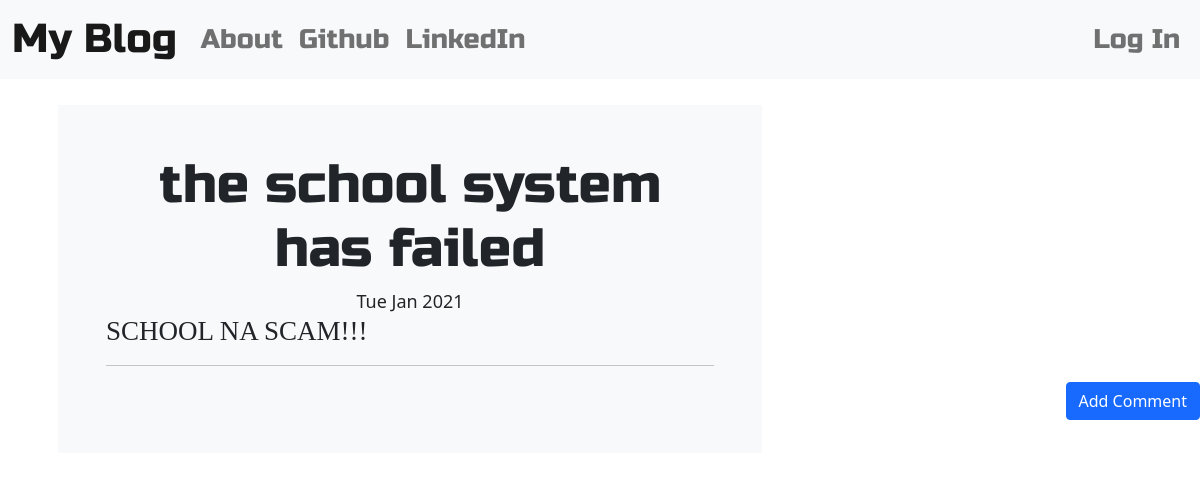
The app's page /post/1/ with its own data.
### blog/models.py (models this page shows, shortened)
class Post(models.Model):
    author = models.ForeignKey("auth.User", on_delete=models.CASCADE)
    title = models.CharField(max_length=200)
    text = models.TextField()
    create_date = models.DateTimeField(default=timezone.now())
    published_date = models.DateTimeField(blank=True, null=True)

### blog/views.py (the view)
# urls.py: path('post/<int:pk>/', views.PostDetailView.as_view(), name='post_detail'),
class PostDetailView(DetailView):
    model = Post

### blog/templates/blog/post_detail.html (shortened to what this page needs)
{% extends 'blog/base.html' %}
{% block content %}
<div class="bg-light p-5 rounded-lg m-3">
  <h1 class="posttitle loader">{{post.title}}</h1>
      {% if post.published_date %}
  <div class="date postdate">
      {{ post.published_date|date:"D M Y" }}
  </div>
      {% else %}
  <a class="btn btn-primary" href="{% url 'post_publish' pk=post.pk %}">Publish</a>
      {% endif %}
  <p class="postcontent">{{ post.text|safe|linebreaksbr }}</p>
  <hr>
  <a class="btn btn-primary btn-comment" href="{% url 'add_comment_to_post' pk=post.pk %}">Add Comment</a>
  <div class="container">
      {% for comment in post.comments.all %}
      <br>
      {% empty %}
      <p>No comments</p>
      {% endfor %}
  </div>
</div>
{% endblock %}

### blog/static/blog/css/blog.css (style rules this page uses)
html { font-size: 100%; box-sizing: border-box; }
body { margin: 0; padding: 0; background-image: url('/static/blog/images/child-holding-clear-glass-jar-with-yellow-light-2026960.jpg'); line-height: 1.3; font-weight: 300; font-size: 1.125rem ; }
.postdate { text-align: center; }
.posttitle { font-family: 'Russo One', sans-serif; font-size: 3em; text-align: center; }
.postcontent { font-family: 'Montserrat'; font-size: 1.5em; }
.btn-comment { position: absolute; right: 0px; }
.loader { filter:hue-rotate(4deg); animation:hue 10000ms infinite linear; }

### records on screen
Post: title "the school system has failed", published_date "Tue Jan 2021", text "SCHOOL NA SCAM!!!"
